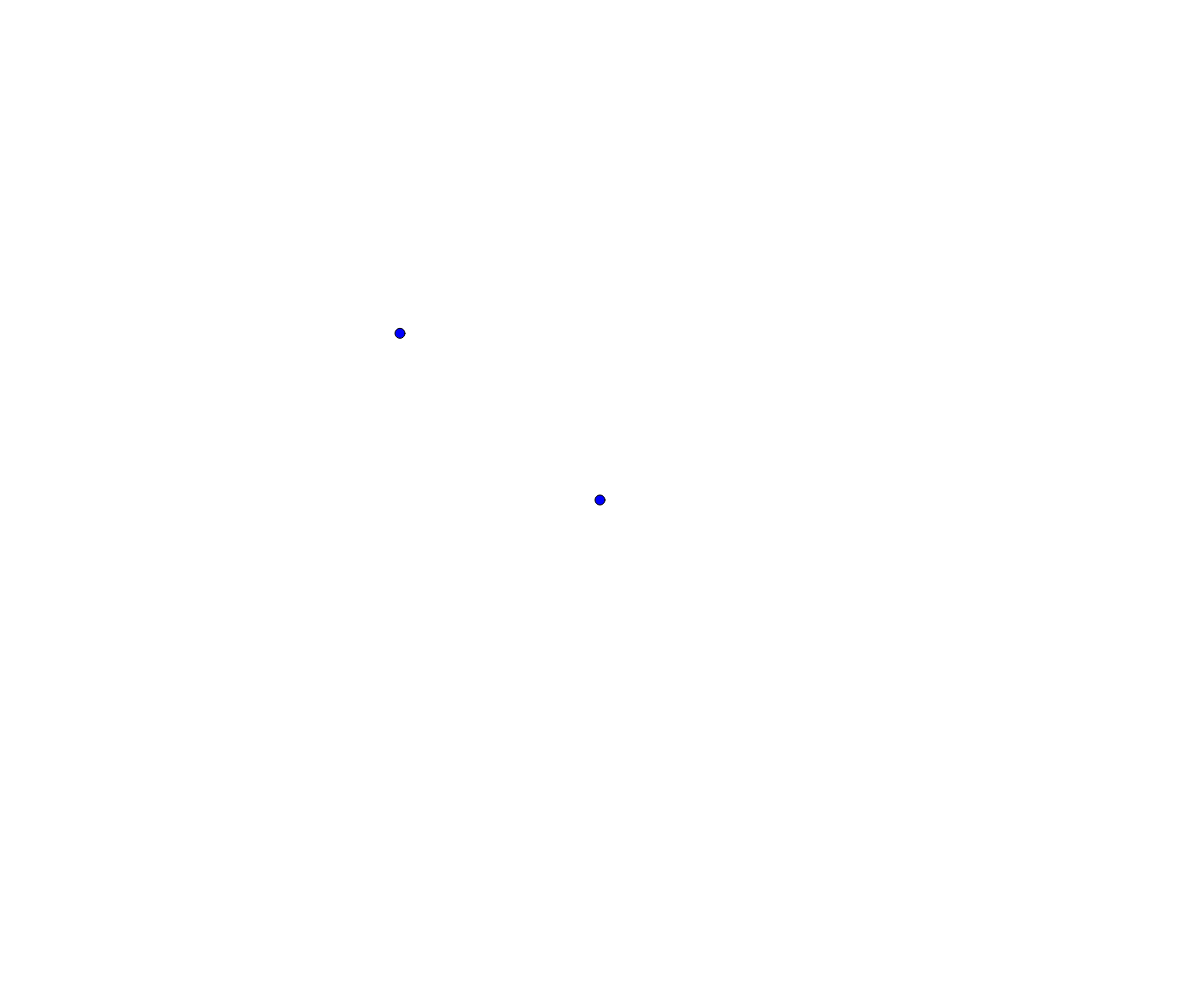
Frame 1 (no input)
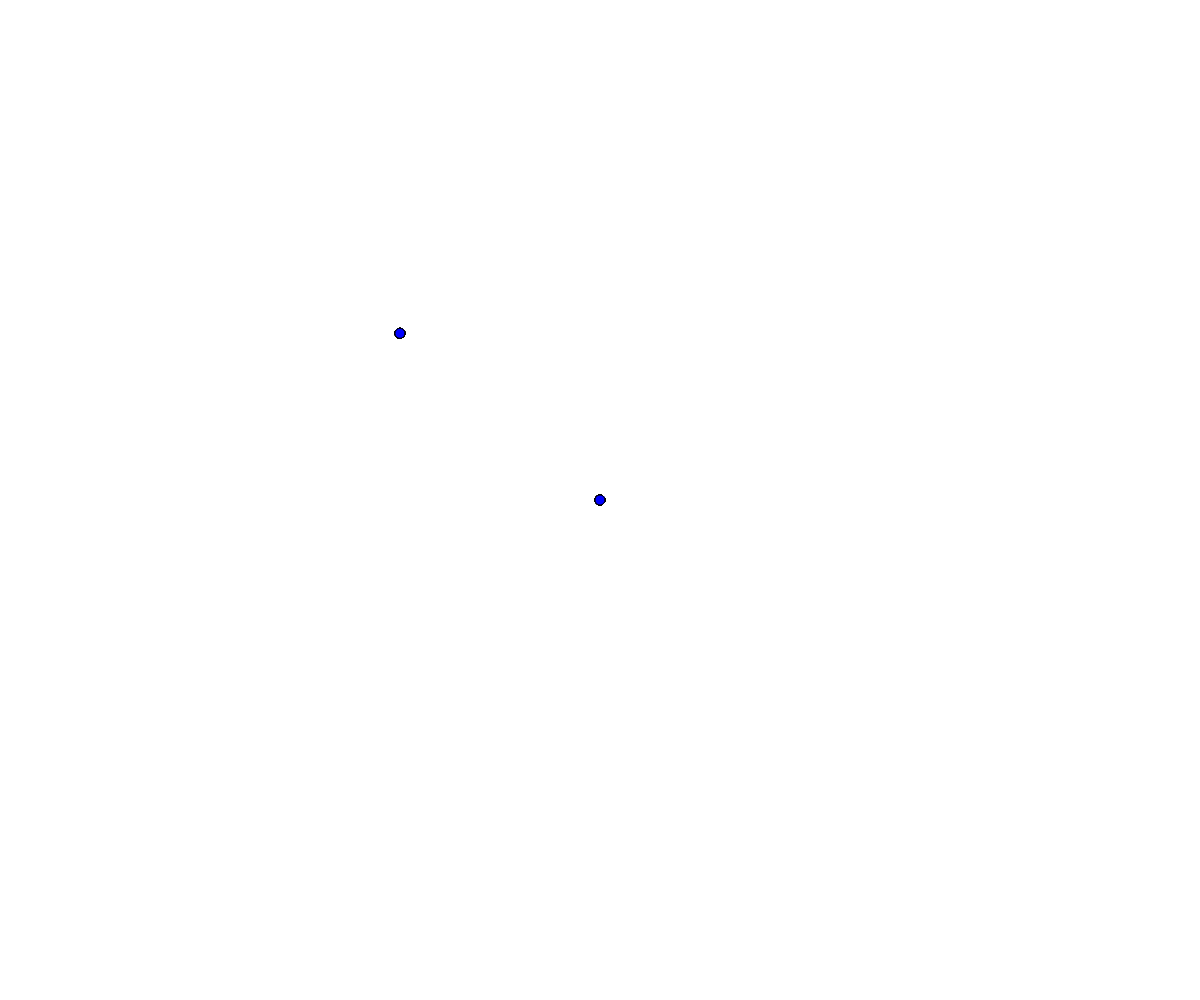
Frame 60 (no input)
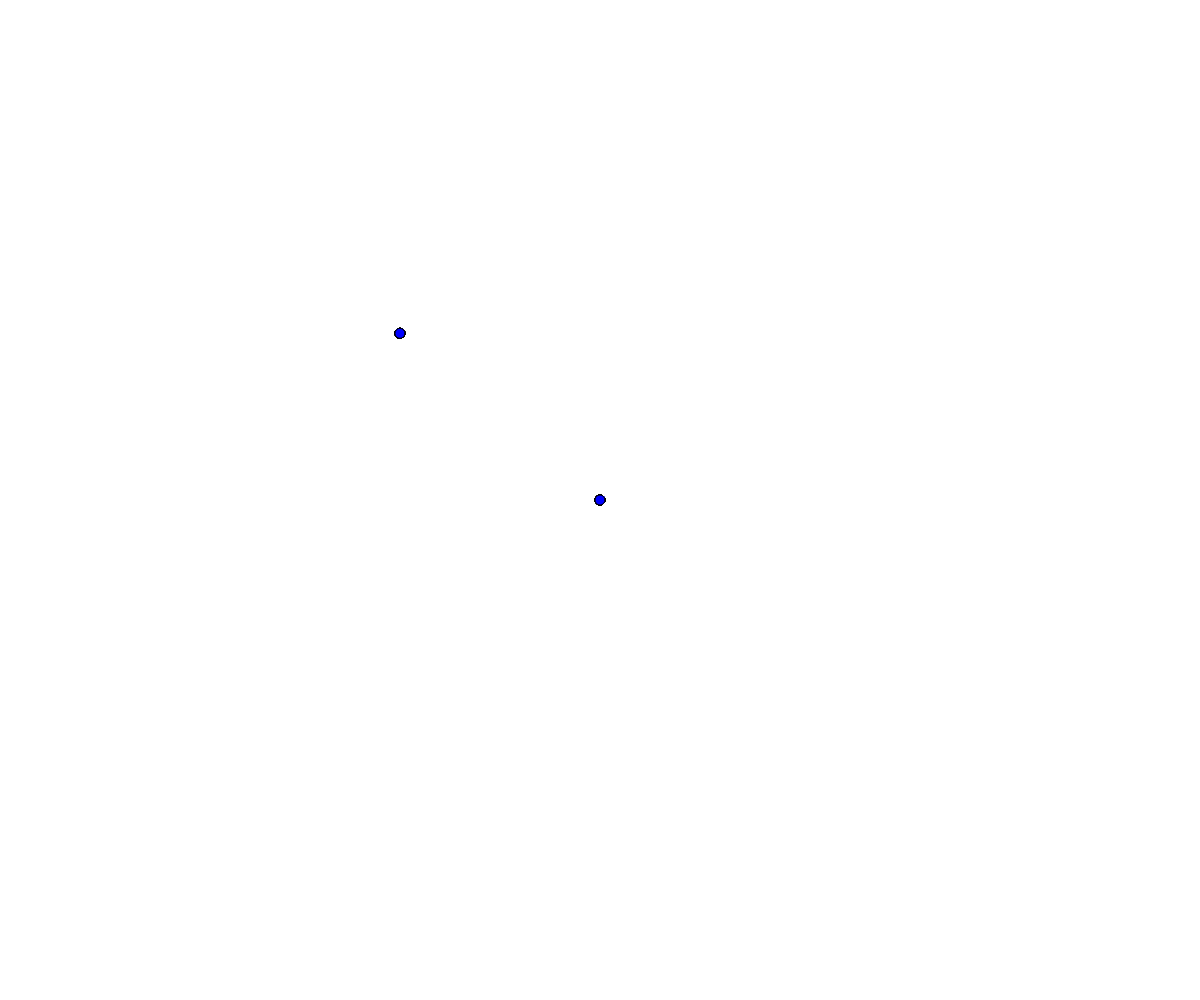
Frame 120 (the mouse pressed at the canvas centre since frame 60)

The p5.js sketch that drew these frames (run headless with seeded random() and noise() and a simulated clock; from frame 60 on, the mouse is pressed at the canvas centre):

// p5.js sketch
// ── sketch.js
// Walker Demo

let Winston;
let George;
const keysWASD = [87, 65, 83, 68];

class Walker {

  constructor(x, y) {
    this.x = x;
    this.y = y;
    this.speed = 10;
    this.radius = 5;
  }

  display() {
    fill("blue");
    circle(this.x, this.y, this.radius*2);
  }

  move(direction) {

    this.direction = direction;

    if (this.direction === "up") {
      this.y -= this.speed;
    }

    if (this.direction === "down") {
      this.y += this.speed;
    }

    if (this.direction === "left") {
      this.x -= this.speed;
    }

    if (this.direction === "right") {
      this.x += this.speed;
    }
  }


}



function setup() {
  createCanvas(windowWidth, windowHeight);
  Winston = new Walker(width/2, height/2);
  George = new Walker(width/3, height/3);
}

function draw() {
  Winston.display();
  George.display();
  if (keyIsDown(keysWASD[0]) === true) {
    Winston.move("up");
    George.move("up");
  }

  //A Key
  if (keyIsDown(keysWASD[1]) === true) {
    Winston.move("left");
    George.move("left");
  }

  //S Key
  if (keyIsDown(keysWASD[2]) === true) {
    Winston.move("down");
    George.move("down");
  }

  //D Key
  if (keyIsDown(keysWASD[3]) === true) {
    Winston.move("right");
    George.move("right");
  }

}
